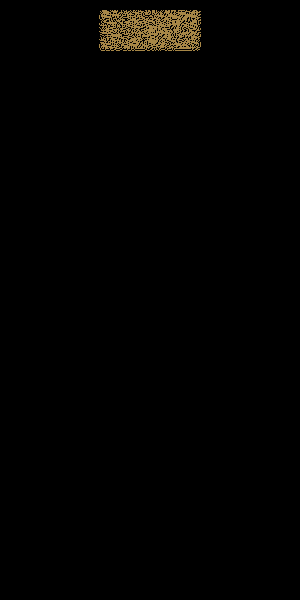
Frame 1 (no input)
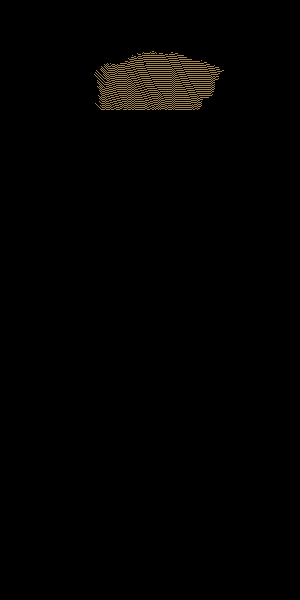
Frame 60 (the mouse pressed at the canvas centre just before this capture)
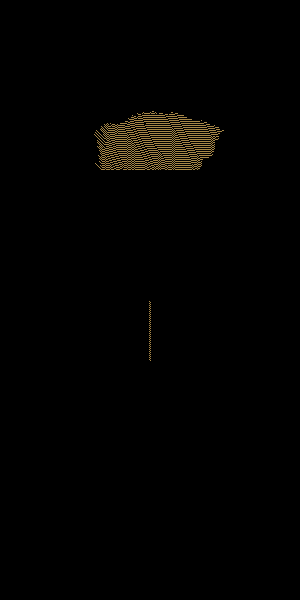
Frame 120 (the mouse held since frame 60 and released just before this capture)

The Processing sketch that drew these frames (run headless with seeded random() and noise(); from frame 60 on, the mouse is pressed at the canvas centre):

// Processing sketch: FallingSand01
// ── FallingSand01.pde
/// This 2D Falling Sand model simulates basic cellular automata physics 
/// where sand grains fall downward or slide diagonally into vacant spaces. 
/// However, the current implementation features perfectly slippery sand that cannot 
/// build realistic piles or trigger avalanches, as grains never stack past their 
/// natural resting threshold. 
/// Additionally, the movement logic inherently favors one diagonal direction over 
/// the other, lacking the randomized behavior needed for symmetrical sand distribution.
//-/////////////////////////////////////////////////////////////////////////////////////

// Grid dimensions (Width = 500, Height = 600)
// Using different values forces careful handling of coordinates: array[x][y] vs point(x, y)
int cols = 300;
int rows = 600;

// 2D Array: 0 means empty space, 1 means a grain of sand
int[][] grid;

void setup()
{
  size(300, 600);
  frameRate(300);
  grid = new int[cols][rows];
  Initialisation();
}

void draw()
{
  background(0); // Clear screen with black background

  // Allow user to add sand by clicking or dragging the mouse
  if (mousePressed)
  {
    if (mouseX >= 0 && mouseX < cols && mouseY >= 0 && mouseY < rows)
    {
      grid[mouseX][mouseY] = 1;
    }
  }

  ChangeState();
  Visualization();
}

// Fills the grid with initial data (spawns some sand at the top center)
void Initialisation()
{
  for (int x = 0; x < cols; x++)
  {
    for (int y = 0; y < rows; y++)
    {
      grid[x][y] = 0; // Start with an empty grid
    }
  }

  // Spawn a small starting pyramid of sand in the upper-middle area
  int centre=width/2;
  for (int x = centre-50; x < centre+50; x++)
  {
    for (int y = 10; y < 50; y++)
    {
      if (random(1) > 0.3)
      {
        grid[x][y] = 1;
      }
    }
  }
}

// Processes physics logic for every grain of sand
void ChangeState()
{
  // Create a next-state buffer to avoid processing the same grain multiple times in one frame
  int[][] nextGrid = new int[cols][rows];

  // Copy static elements (like bottom row) to the next state buffer
  for (int x = 0; x < cols; x++)
  {
    nextGrid[x][rows - 1] = grid[x][rows - 1];
  }

  // Iterate from bottom to top (rows-2 down to 0) so falling sand behaves naturally
  for (int y = rows - 2; y >= 0; y--)
  {
    for (int x = 0; x < cols; x++)
    {

      if (grid[x][y] == 1)
      { // If there is a grain of sand

        // Check directly below
        if (grid[x][y + 1] == 0 && nextGrid[x][y + 1] == 0)
        {
          nextGrid[x][y + 1] = 1; // Fall straight down
        }
        // Check diagonally down-left (ensure we don't go out of bounds on the left)
        else if (x > 0 && grid[x - 1][y + 1] == 0 && nextGrid[x - 1][y + 1] == 0)
        {
          nextGrid[x - 1][y + 1] = 1; // Fall down-left
        }
        // Check diagonally down-right (ensure we don't go out of bounds on the right)
        else if (x < cols - 1 && grid[x + 1][y + 1] == 0 && nextGrid[x + 1][y + 1] == 0)
        {
          nextGrid[x + 1][y + 1] = 1; // Fall down-right
        }
        // Nowhere to go -> sand stays in the same place
        else
        {
          nextGrid[x][y] = 1;
        }
      }
    }
  }

  // Update the main grid with the newly calculated state
  grid = nextGrid;
}

// Renders the sand grains on the screen using points
void Visualization() {
  stroke(235, 190, 100); // Set sand color (yellowish/gold)

  for (int x = 0; x < cols; x++)
  {
    for (int y = 0; y < rows; y++)
    {
      if (grid[x][y] == 1)
      {
        // Processing coordinates mapping: point(Width_Coordinate, Height_Coordinate)
        // Matches perfectly with array layout: grid[x][y]
        point(x, y);
      }
    }
  }
}
